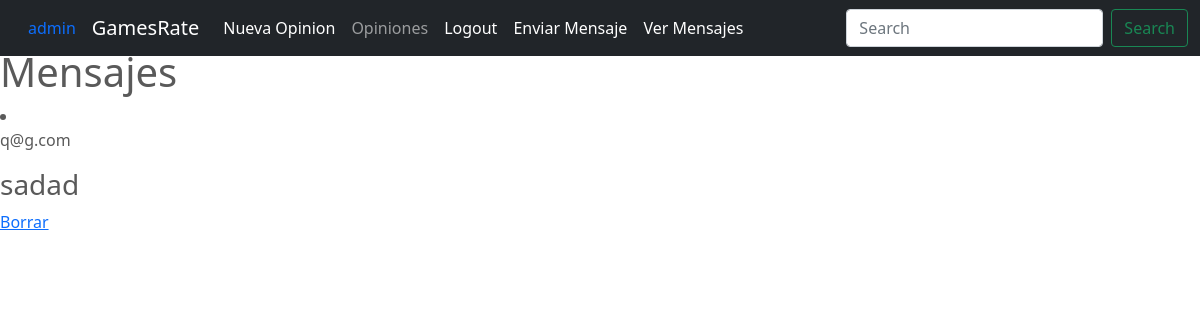
Page /mensaje/list (signed in) on the committed database.
### GamesRate/models.py (models this page shows)
class Mensaje(models.Model):
    mensaje = models.TextField(max_length=1000)
    email = models.EmailField()
    destinatario = models.ForeignKey(to=User, on_delete=models.CASCADE, related_name="destinatario")

### GamesRate/views.py (the view)
# urls.py: path('mensaje/list', MensajeList.as_view(), name="mensaje-list"),
class MensajeList(LoginRequiredMixin,ListView):
    model = Mensaje
    context_object_name = "mensajes"
    def get_queryset(self):
        return Mensaje.objects.filter(destinatario=self.request.user.id).all()

### GamesRate/templates/GamesRate/mensaje_list.html (shortened to what this page needs)
{% extends 'GamesRate/base2.html' %}
{% block titulo %}Mensajes{% endblock %}
{% block main %}
{% for mensaje in mensajes %}
    <li>
        <p>{{mensaje.email}}</p>
        <h3>{{mensaje.mensaje}}</h3>
        {% if user.is_authenticated and mensaje.destinatario == user %}
            <a href="{% url 'mensaje-delete' mensaje.id %}"> Borrar </a>
        {% endif %}
    </li>
{% endfor%}
{% endblock %}

### GamesRate/templates/GamesRate/base2.html (shortened to what this page needs)
<!DOCTYPE html>
<html lang="en">
<head>
    {% load static %}
<link href="{% static 'GamesRate/css/bootstrap.min.css' %}" rel="stylesheet">
    <link href="{% static 'GamesRate/css/carousel.css' %}" rel="stylesheet">
  </head>
  <body>
<header>
  <nav class="navbar navbar-expand-md navbar-dark fixed-top bg-dark">
    <div class="container-fluid">
      {% if user.is_authenticated %}
        {% if user.profile.imagen %}
          <a class="nav-link active" aria-current="page" href="{% url 'profile-update' user.profile.id%}">
            <img src="{{user.profile.imagen.url}}", height="100%", width="36px" style="border-radius: 50%;">
          </a>
        {% else %}
          <a class="nav-link active" aria-current="page" href="{% url 'profile-update' user.profile.id%}">{{user.username}} </a>
        {% endif %}
      {% endif %}
      <a class="navbar-brand" href="{% url 'index'  %}">  GamesRate</a>
      <div class="collapse navbar-collapse" id="navbarCollapse">
        <ul class="navbar-nav me-auto mb-2 mb-md-0">
          <li class="nav-item">
            <a class="nav-link active" aria-current="page" href="{% url 'juegos-create'%}">Nueva Opinion</a>
          </li>
          <li class="nav-item">
            <a class="nav-link" href="{% url 'juegos-list'%}">Opiniones</a>
          </li>
          {% if user.is_authenticated %}
            <li class="nav-item">
              <a class="nav-link active" aria-current="page" href="{% url 'logout'%}">Logout</a>
            </li>
            <li class="nav-item">
              <a class="nav-link active" aria-current="page" href="{% url 'mensaje-create'%}">Enviar Mensaje</a>
            </li>
            <li class="nav-item">
              <a class="nav-link active" aria-current="page" href="{% url 'mensaje-list'%}">Ver Mensajes</a>
            </li>
          {% endif %}
        </ul>
        <form class="d-flex">
          <input class="form-control me-2" type="search" placeholder="Search" aria-label="Search">
          <button class="btn btn-outline-success" type="submit">Search</button>
        </form>
      </div>
    </div>
  </nav>
</header>
<h1>
  {% block titulo %}
  {% endblock %}
</h1>
{% block main %}
{% endblock %}
</body>
</html>

### GamesRate/static/GamesRate/css/carousel.css (style rules this page uses)
body { padding-top: 3rem; padding-bottom: 3rem; color: #5a5a5a; }

### rows in the picture
Mensaje: email "q@g.com", mensaje "sadad", shows "Borrar"

### other values in the picture
{{ user.username }} "admin"
